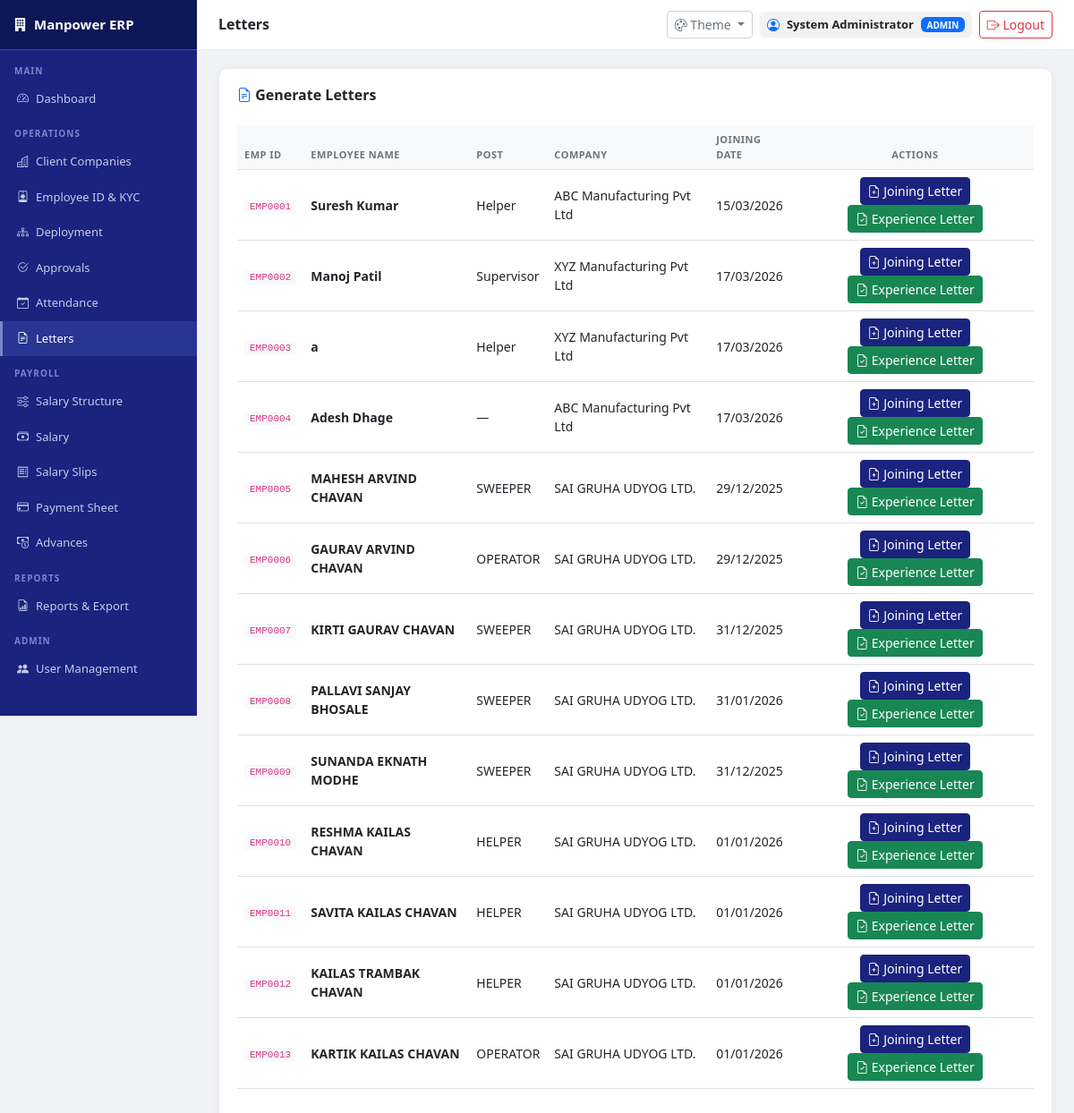
Page /letters (signed in) on the committed database.
### app/models/worker.py (models this page shows, shortened)
class Worker(db.Model):
    __tablename__ = 'workers'
    id              = db.Column(db.Integer, primary_key=True)
    employee_id     = db.Column(db.String(20), unique=True)
    full_name       = db.Column(db.String(150), nullable=False)
    full_name       = db.Column(db.String(150), nullable=False)
    father_name     = db.Column(db.String(150))
    date_of_birth   = db.Column(db.Date)
    gender          = db.Column(db.String(10))
    mobile          = db.Column(db.String(15))
    address         = db.Column(db.Text)
    post            = db.Column(db.String(100))
    aadhaar_number  = db.Column(db.String(20))
    pan_number      = db.Column(db.String(20))
    aadhaar_doc     = db.Column(db.String(255))
    pan_doc         = db.Column(db.String(255))
    photo           = db.Column(db.String(255))
    bank_name       = db.Column(db.String(100))
    account_number  = db.Column(db.String(30))
    ifsc_code       = db.Column(db.String(20))
    bank_passbook   = db.Column(db.String(255))
    is_active       = db.Column(db.Boolean, default=True)
    date_joined     = db.Column(db.Date, default=datetime.utcnow)
    created_at      = db.Column(db.DateTime, default=datetime.utcnow)
    family_members  = db.relationship('FamilyMember', backref='worker', lazy=True)
    deployments     = db.relationship('Deployment',   backref='worker', lazy=True)

### app/models/client.py (models this page shows, shortened)
class Company(db.Model):
    __tablename__ = 'companies'
    id             = db.Column(db.Integer, primary_key=True)
    name           = db.Column(db.String(200), nullable=False)
    address        = db.Column(db.Text)
    city           = db.Column(db.String(100))
    state          = db.Column(db.String(100))
    pincode        = db.Column(db.String(10))
    contact_person = db.Column(db.String(100))
    contact_phone  = db.Column(db.String(20))
    email          = db.Column(db.String(100))
    gst_number     = db.Column(db.String(20))
    created_at     = db.Column(db.DateTime, default=datetime.utcnow)
    requirements  = db.relationship('Requirement', backref='company', lazy=True)
    deployments   = db.relationship('Deployment', backref='company', lazy=True)

### app/models/deployment.py (models this page shows, shortened)
class Deployment(db.Model):
    __tablename__ = 'deployments'
    id            = db.Column(db.Integer, primary_key=True)
    worker_id     = db.Column(db.Integer, db.ForeignKey('workers.id'), nullable=False)
    company_id    = db.Column(db.Integer, db.ForeignKey('companies.id'), nullable=False)
    post          = db.Column(db.String(100), nullable=False)
    date_from     = db.Column(db.Date, nullable=False)
    date_to       = db.Column(db.Date)               # Null means currently deployed
    is_active     = db.Column(db.Boolean, default=True)
    created_at    = db.Column(db.DateTime, default=datetime.utcnow)

### app/routes/letters.py (the view)
@letters_bp.route('/letters')
@login_required
@permission_required('letters', 'view')
def index():
    workers   = Worker.query.filter_by(
                    is_active=True).all()
    companies = Company.query.all()
    return render_template('letters/index.html',
                           workers=workers,
                           companies=companies)

### app/routes/auth.py (called while the page is built, shortened)
def login_required(f):
    from functools import wraps
    @wraps(f)
    def decorated(*args, **kwargs):
        if 'user_id' not in session:
            flash('Please login to continue.', 'warning')
            return redirect(url_for('auth.login'))
        return f(*args, **kwargs)
    return decorated

def check_permission(module, action='view'):
    if 'user_id' not in session:
        return False
    role = session.get('user_role', '')
    if role in ['admin', 'hr']:
        return True

def permission_required(module, action='view'):
    def decorator(f):
        from functools import wraps
        @wraps(f)
        def decorated(*args, **kwargs):
            if 'user_id' not in session:
                return redirect(url_for('auth.login'))
            return f(*args, **kwargs)
        return decorated
    return decorator

### app/templates/letters/index.html (shortened to what this page needs)
{% extends 'base.html' %}
{% block page_title %}Letters{% endblock %}
{% block content %}
<div class="content-card">
    <h6 class="fw-semibold mb-4">
        <i class="bi bi-file-earmark-text text-primary"></i>
        Generate Letters
    </h6>
    <div class="table-responsive">
    <table class="table table-hover align-middle">
        <thead>
            <tr>
                <th>Emp ID</th>
                <th>Employee Name</th>
                <th>Post</th>
                <th>Company</th>
                <th>Joining Date</th>
                <th class="text-center">Actions</th>
            </tr>
        </thead>
        <tbody>
            {% for w in workers %}
            {% set dep = w.deployments|
                         selectattr('is_active','equalto',true)
                         |first if w.deployments else none %}
            <tr>
                <td>
                    <code style="font-size:11px">
                        {{ w.employee_id or
                           'EMP%04d'|format(w.id) }}
                    </code>
                </td>
                <td class="fw-semibold">
                    {{ w.full_name }}
                </td>
                <td>{{ w.post or '—' }}</td>
                <td>
                    {{ dep.company.name
                       if dep else '—' }}
                </td>
                <td>
                    {{ dep.date_from.strftime('%d/%m/%Y')
                       if dep else '—' }}
                </td>
                <td class="text-center">
                    <a href="/letters/joining/{{ w.id }}"
                       class="btn btn-primary btn-sm"
                       target="_blank">
                        <i class="bi bi-file-earmark-plus">
                        </i>
                        Joining Letter
                    </a>
                    <a href="/letters/experience/{{ w.id }}"
                       class="btn btn-success btn-sm"
                       target="_blank">
                        <i class="bi bi-file-earmark-check">
                        </i>
                        Experience Letter
                    </a>
                </td>
            </tr>
            {% endfor %}
        </tbody>
    </table>
    </div>
</div>
{% endblock %}

### app/templates/base.html (style rules this page uses)
:root { --sb-bg: #1a237e; --sb-dark: #0d1757; --sb-hover: #283593; --sb-border: #3949ab; --sb-accent: #7986cb; --sb-text: #c5cae9; --page-bg: #f0f2f5; --card-bg: #ffffff; --card-border: rgba(0,0,0,0.08); --text-main: #212529; --text-muted: #6c757d; --text-heading: #1a237e; --input-bg: #ffffff; --input-border: #ced4da; --input-text: #212529; --table-head-bg: #f8f9fa; --table-border: #dee2e6; --table-hover: #f1f3f5; --table-stripe: #fafbfc; --topbar-bg: #ffffff; --topbar-border: #e9ecef; --btn-primary-bg: #1a237e; --btn-primary-text:#ffffff; --btn-primary-hover:#0d1757; --code-bg: #f8f9fa; --code-text: #d63384; --hr-color: #dee2e6; --badge-info-bg: #e8eaf6; --badge-info-text: #1a237e; --alert-info-bg: #e8eaf6; --alert-info-text: #1a237e; --alert-info-border:#c5cae9; --alert-warn-bg: #fff8e1; --alert-warn-text: #856404; --alert-warn-border:#ffe082; --alert-success-bg:#e8f5e9; --alert-success-text:#1b5e20; --alert-success-border:#a5d6a7; --alert-danger-bg: #fce4ec; --alert-danger-text:#880e4f; --alert-danger-border:#f48fb1; --progress-bg: #e9ecef; --modal-bg: #ffffff; --modal-border: rgba(0,0,0,0.2); --modal-backdrop: rgba(0,0,0,0.5); --dropdown-bg: #ffffff; --dropdown-border: rgba(0,0,0,0.1); --dropdown-hover: #f8f9fa; --dropdown-text: #212529; }
* { box-sizing: border-box; margin: 0; padding: 0; }
body { background: var(--page-bg); color: var(--text-main); font-family: 'Segoe UI', Arial, sans-serif; font-size: 14px; transition: background 0.3s, color 0.3s; }
.content-card { background: var(--card-bg); border-radius: 10px; padding: 20px; border: 1px solid var(--card-border); box-shadow: 0 2px 8px rgba(0,0,0,0.05); margin-bottom: 20px; color: var(--text-main); }
h1,h2,h3,h4,h5,h6 { color: var(--text-main); }
.fw-semibold, .fw-bold { color: var(--text-main); }
th, td { color: var(--text-main); }
.table { --bs-table-color: var(--text-main); --bs-table-bg: transparent; --bs-table-border-color: var(--table-border); --bs-table-hover-bg: var(--table-hover); --bs-table-hover-color: var(--text-main); --bs-table-striped-bg: var(--table-stripe); color: var(--text-main); }
.table > thead > tr > th { background: var(--table-head-bg) !important; color: var(--text-muted) !important; border-color: var(--table-border) !important; font-size: 11px; font-weight: 600; text-transform: uppercase; letter-spacing: 0.5px; }
.table > tbody > tr > td { border-color: var(--table-border) !important; color: var(--text-main); vertical-align: middle; }
.btn-primary { background: var(--btn-primary-bg) !important; border-color: var(--btn-primary-bg) !important; color: var(--btn-primary-text) !important; }
code { background: var(--code-bg); color: var(--code-text); padding: 2px 6px; border-radius: 4px; font-size: 12px; }

### rows in the picture
Worker: employee "EMP0001", full_name "Suresh Kumar", post "Helper"
Company: company "ABC Manufacturing Pvt Ltd"
Deployment: date_from "15/03/2026"
Worker: employee "EMP0002", full_name "Manoj Patil", post "Supervisor"
Company: company "XYZ Manufacturing Pvt Ltd"
Deployment: date_from "17/03/2026"
Worker: employee "EMP0003", full_name "a", post "Helper"
Deployment: date_from "17/03/2026"
Worker: employee "EMP0004", full_name "Adesh Dhage", post "—"
Deployment: date_from "17/03/2026"
Worker: employee "EMP0005", full_name "MAHESH ARVIND CHAVAN", post "SWEEPER"
Company: company "SAI GRUHA UDYOG LTD."
Deployment: date_from "29/12/2025"
Worker: employee "EMP0006", full_name "GAURAV ARVIND CHAVAN", post "OPERATOR"
Deployment: date_from "29/12/2025"
Worker: employee "EMP0007", full_name "KIRTI GAURAV CHAVAN", post "SWEEPER"
Deployment: date_from "31/12/2025"
Worker: employee "EMP0008", full_name "PALLAVI SANJAY BHOSALE", post "SWEEPER"
Deployment: date_from "31/01/2026"
Worker: employee "EMP0009", full_name "SUNANDA EKNATH MODHE", post "SWEEPER"
Deployment: date_from "31/12/2025"
Worker: employee "EMP0010", full_name "RESHMA KAILAS CHAVAN", post "HELPER"
Deployment: date_from "01/01/2026"
Worker: employee "EMP0011", full_name "SAVITA KAILAS CHAVAN", post "HELPER"
Deployment: date_from "01/01/2026"
Worker: employee "EMP0012", full_name "KAILAS TRAMBAK CHAVAN", post "HELPER"
Deployment: date_from "01/01/2026"
Worker: employee "EMP0013", full_name "KARTIK KAILAS CHAVAN", post "OPERATOR"
Deployment: date_from "01/01/2026"

### other values in the picture
{{ session.get('user_name') }} "System Administrator"
{{ session.get('user_role','')
                    .upper() }} "ADMIN"
